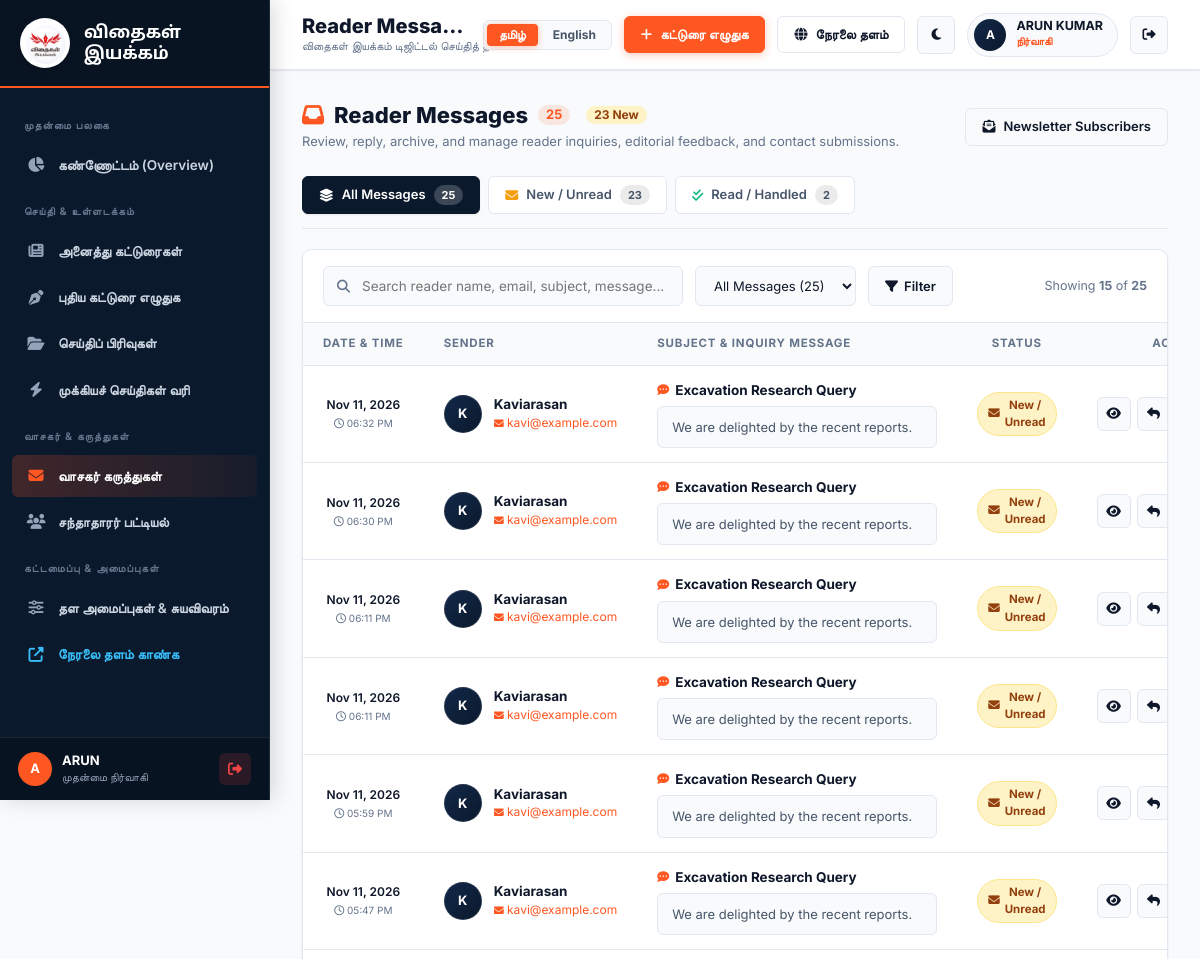
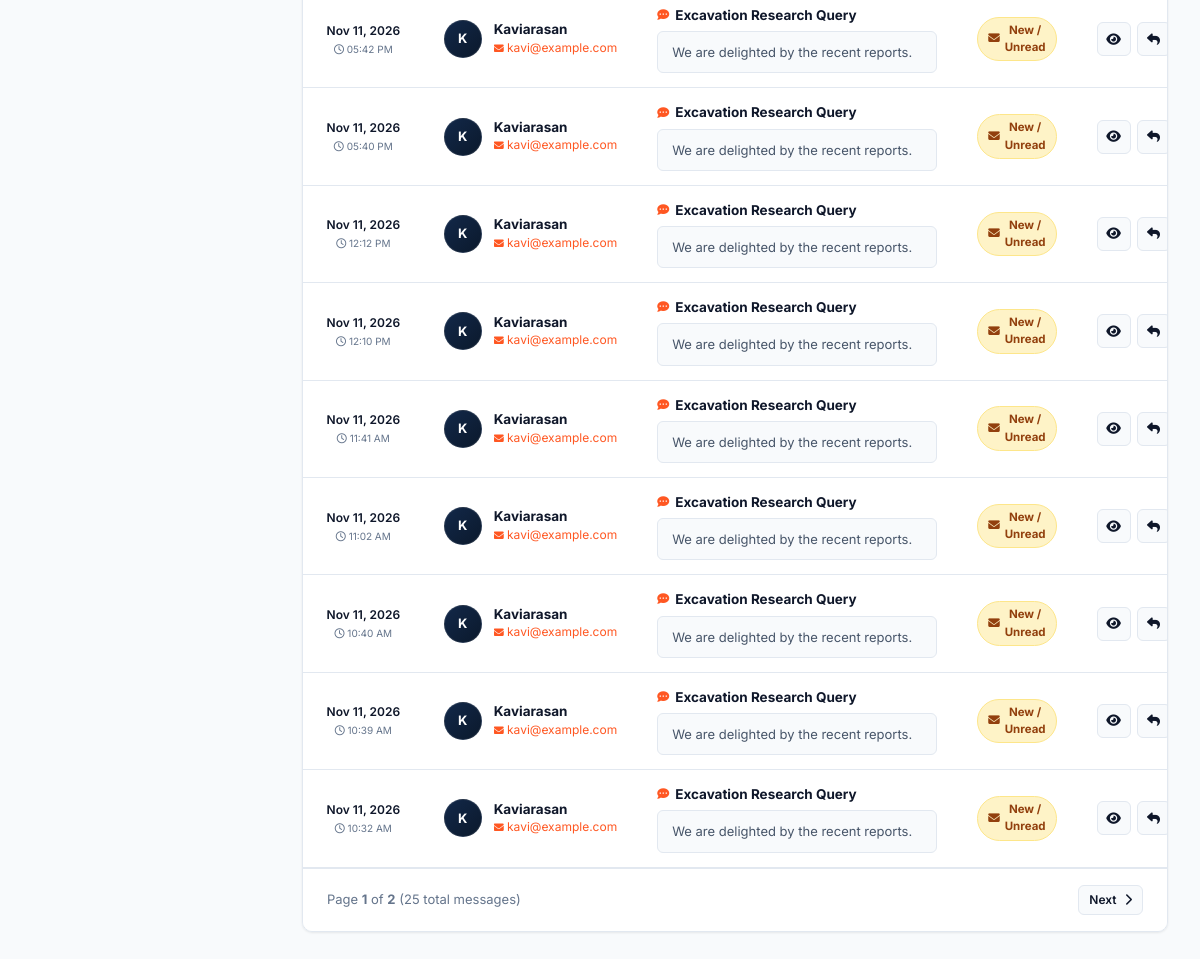
Screenshot of /admin/messages (signed in) with the database file from the repository (2 pictures, top to bottom).
### database/models.py (models this page shows)
class ContactMessage(db.Model):
    __tablename__ = "contact_messages"
    id = db.Column(db.Integer, primary_key=True)
    name = db.Column(db.String(100), nullable=False)
    email = db.Column(db.String(120), nullable=False)
    subject = db.Column(db.String(200), nullable=False)
    message = db.Column(db.Text, nullable=False)
    is_read = db.Column(db.Boolean, default=False)
    created_at = db.Column(db.DateTime, default=utc_now)

### routes/admin.py (the view, shortened to what this page needs)
@admin_bp.route("/messages")
@login_required
def messages():
    page = request.args.get("page", 1, type=int)
    filter_status = request.args.get("status", "").strip()
    q = request.args.get("q", "").strip()
    query = ContactMessage.query
    if filter_status == "unread":
        query = query.filter_by(is_read=False)
    elif filter_status == "read":
        query = query.filter_by(is_read=True)
    pagination = query.order_by(ContactMessage.created_at.desc()).paginate(
        page=page, per_page=15, error_out=False
    )
    total_count = ContactMessage.query.count()
    unread_count = ContactMessage.query.filter_by(is_read=False).count()
    read_count = ContactMessage.query.filter_by(is_read=True).count()
    return render_template(
        "admin/messages.html",
        messages=pagination.items,
        pagination=pagination,
        selected_status=filter_status,
        search_query=q,
        total_count=total_count,
        unread_count=unread_count,
        read_count=read_count,
    )

### templates/admin/messages.html (shortened to what this page needs)
{% extends 'admin/base_admin.html' %}
{% block page_title %}Reader Messages & Inquiries{% endblock %}
{% block admin_content %}
<div class="articles-header-bar">
  <div>
    <h2 class="section-title">
      <i class="fas fa-inbox" style="color: var(--accent-orange);"></i> Reader Messages
      <span class="tab-badge" style="background: rgba(255, 87, 34, 0.12); color: var(--accent-orange); font-size: 13px;">{{ total_count }}</span>
      {% if unread_count > 0 %}
      <span class="tab-badge" style="background: #fef3c7; color: #92400e; font-size: 12px; margin-left: 6px;">{{ unread_count }} New</span>
      {% endif %}
    </h2>
    <p class="section-subtitle">Review, reply, archive, and manage reader inquiries, editorial feedback, and contact submissions.</p>
  </div>
  <div style="display: flex; gap: 10px; align-items: center;">
    <a href="{{ url_for('admin.subscribers') }}" class="admin-btn admin-btn-outline" title="View Newsletter Subscribers">
      <i class="fas fa-envelope-open-text"></i> Newsletter Subscribers
    </a>
  </div>
</div>
<div class="article-status-tabs">
  <a href="{{ url_for('admin.messages', q=search_query) }}"
     class="status-tab-item {% if not selected_status %}active{% endif %}">
    <i class="fas fa-layer-group"></i> All Messages
    <span class="tab-badge">{{ total_count }}</span>
  </a>
  <a href="{{ url_for('admin.messages', status='unread', q=search_query) }}"
     class="status-tab-item {% if selected_status == 'unread' %}active{% endif %}">
    <i class="fas fa-envelope" style="color: #f59e0b;"></i> New / Unread
    <span class="tab-badge">{{ unread_count }}</span>
  </a>
  <a href="{{ url_for('admin.messages', status='read', q=search_query) }}"
     class="status-tab-item {% if selected_status == 'read' %}active{% endif %}">
    <i class="fas fa-check-double" style="color: #10b981;"></i> Read / Handled
    <span class="tab-badge">{{ read_count }}</span>
  </a>
</div>
<div class="card-table-wrap">
  <div class="articles-toolbar">
    <form action="{{ url_for('admin.messages') }}" method="GET" class="articles-filter-form">
      <div class="search-input-wrap">
        <input type="text" name="q" value="{{ search_query }}"
               placeholder="Search reader name, email, subject, message..."
               class="admin-input table-search-input">
      </div>
      <select name="status" class="admin-select toolbar-select" onchange="this.form.submit()">
        <option value="" {% if not selected_status %}selected{% endif %}>All Messages ({{ total_count }})</option>
      </select>
      <button type="submit" class="admin-btn admin-btn-secondary toolbar-btn">
        <i class="fas fa-filter"></i> Filter
      </button>
    </form>
    <div style="font-size: 12.5px; color: var(--admin-text-muted); white-space: nowrap;">
      Showing <strong>{{ messages|length }}</strong> of <strong>{{ pagination.total }}</strong>
    </div>
  </div>
  <table class="admin-table">
    <thead>
      <tr>
        <th style="width: 140px; text-align: center;">Date & Time</th>
        <th style="width: 220px;">Sender</th>
        <th style="min-width: 320px;">Subject & Inquiry Message</th>
        <th style="width: 130px; text-align: center;">Status</th>
        <th style="width: 130px; text-align: right;">Actions</th>
      </tr>
    </thead>
    <tbody>
      {% for m in messages %}
      <tr>
        <td style="text-align: center; white-space: nowrap;">
          <div class="message-date-meta">
            <strong>{{ m.created_at.strftime('%b %d, %Y') }}</strong>
            <small><i class="far fa-clock"></i> {{ m.created_at.strftime('%I:%M %p') }}</small>
          </div>
        </td>
        <td>
          <div class="message-sender-cell">
            <div class="sender-avatar-badge">
              {{ m.name[:1]|upper if m.name else '?' }}
            </div>
            <div class="sender-info-box">
              <div class="sender-name-text">{{ m.name }}</div>
              <a href="mailto:{{ m.email }}?subject=Re: {{ m.subject|urlencode }}" class="sender-email-link" title="{{ m.email }}">
                <i class="fas fa-envelope" style="font-size: 10px;"></i> {{ m.email }}
              </a>
            </div>
          </div>
        </td>
        <td>
          <div class="message-subject-line">
            <i class="fas fa-comment-dots" style="color: var(--accent-orange); font-size: 12px;"></i>
            <span>{{ m.subject }}</span>
          </div>
          <div class="message-bubble-card">
            {{ m.message }}
          </div>
        </td>
        <td style="text-align: center;">
          <button type="button"
                  class="status-badge {% if m.is_read %}published{% else %}draft{% endif %} toggle-message-read-btn"
                  data-id="{{ m.id }}"
                  title="Click to toggle read / unread status">
            {% if m.is_read %}
            <i class="fas fa-check-double"></i> Read
            {% else %}
            <i class="fas fa-envelope"></i> New / Unread
            {% endif %}
          </button>
        </td>
        <td style="text-align: right;">
          <div class="table-actions" style="justify-content: flex-end;">
            <button type="button"
                    class="table-action-btn view-btn open-view-message-modal-btn"
                    data-id="{{ m.id }}"
                    data-name="{{ m.name|e }}"
                    data-email="{{ m.email|e }}"
                    data-date="{{ m.created_at.strftime('%B %d, %Y at %I:%M %p') }}"
                    data-subject="{{ m.subject|e }}"
                    data-message="{{ m.message|e }}"
                    data-read="{% if m.is_read %}true{% else %}false{% endif %}"
                    title="View Full Inquiry">
              <i class="fas fa-eye"></i>
            </button>
            <a href="mailto:{{ m.email }}?subject=Re: {{ m.subject|urlencode }}"
               class="table-action-btn edit-btn"
               title="Reply via Email">
              <i class="fas fa-reply"></i>
            </a>
          </div>
        </td>
      </tr>
      {% endfor %}
    </tbody>
  </table>
  {% if pagination.pages > 1 %}
  <div class="table-pagination-footer">
    <span style="font-size: 13px; color: var(--admin-text-muted);">
      Page <strong>{{ pagination.page }}</strong> of <strong>{{ pagination.pages }}</strong> ({{ pagination.total }} total messages)
    </span>
    <div style="display: flex; gap: 6px;">
      {% if pagination.has_next %}
      <a href="{{ url_for('admin.messages', page=pagination.next_num, q=search_query, status=selected_status) }}"
         class="admin-btn admin-btn-secondary admin-btn-sm">
        Next <i class="fas fa-chevron-right"></i>
      </a>
      {% endif %}
    </div>
  </div>
  {% endif %}
</div>
{% endblock %}

### templates/admin/base_admin.html (shortened to what this page needs)
<!DOCTYPE html>
<html lang="en">
<head>
  <link rel="stylesheet" href="https://cdnjs.cloudflare.com/ajax/libs/font-awesome/6.5.1/css/all.min.css">
  <link rel="stylesheet" href="{{ url_for('static', filename='css/admin.css') }}">
</head>
<body class="admin-body">
  <aside class="admin-sidebar" id="admin-sidebar">
    <div class="sidebar-brand">
      <img src="{{ url_for('static', filename='images/logo.png') }}" alt="Vithaigal Iyakkam" class="sidebar-logo">
      <div class="sidebar-brand-text">
        {% if current_lang == 'ta' %}விதைகள் இயக்கம்{% else %}Vithaigal Iyakkam{% endif %}
      </div>
    </div>
    <ul class="sidebar-menu">
      <li class="menu-label">{% if current_lang == 'ta' %}முதன்மை பலகை{% else %}Main Dashboard{% endif %}</li>
      <li class="menu-item {% if request.endpoint == 'admin.dashboard' %}active{% endif %}">
        <a href="{{ url_for('admin.dashboard') }}">
          <i class="fas fa-chart-pie"></i>
          <span>{% if current_lang == 'ta' %}கண்ணோட்டம் (Overview){% else %}Dashboard Overview{% endif %}</span>
        </a>
      </li>
      <li class="menu-label">{% if current_lang == 'ta' %}செய்தி & உள்ளடக்கம்{% else %}Editorial Content{% endif %}</li>
      <li class="menu-item {% if request.endpoint in ['admin.articles', 'admin.edit_article'] %}active{% endif %}">
        <a href="{{ url_for('admin.articles') }}">
          <i class="fas fa-newspaper"></i>
          <span>{% if current_lang == 'ta' %}அனைத்து கட்டுரைகள்{% else %}All Articles{% endif %}</span>
        </a>
      </li>
      <li class="menu-item {% if request.endpoint == 'admin.add_article' %}active{% endif %}">
        <a href="{{ url_for('admin.add_article') }}">
          <i class="fas fa-pen-nib"></i>
          <span>{% if current_lang == 'ta' %}புதிய கட்டுரை எழுதுக{% else %}Write New Article{% endif %}</span>
        </a>
      </li>
      <li class="menu-item {% if request.endpoint == 'admin.categories' %}active{% endif %}">
        <a href="{{ url_for('admin.categories') }}">
          <i class="fas fa-folder-open"></i>
          <span>{% if current_lang == 'ta' %}செய்திப் பிரிவுகள்{% else %}News Categories{% endif %}</span>
        </a>
      </li>
      <li class="menu-item {% if request.endpoint == 'admin.breaking_news' %}active{% endif %}">
        <a href="{{ url_for('admin.breaking_news') }}">
          <i class="fas fa-bolt"></i>
          <span>{% if current_lang == 'ta' %}முக்கியச் செய்திகள் வரி{% else %}Breaking News Ticker{% endif %}</span>
        </a>
      </li>
      <li class="menu-label">{% if current_lang == 'ta' %}வாசகர் & கருத்துகள்{% else %}Audience & Feedback{% endif %}</li>
      <li class="menu-item {% if request.endpoint == 'admin.messages' %}active{% endif %}">
        <a href="{{ url_for('admin.messages') }}">
          <i class="fas fa-envelope"></i>
          <span>{% if current_lang == 'ta' %}வாசகர் கருத்துகள்{% else %}Reader Messages{% endif %}</span>
        </a>
      </li>
      <li class="menu-item {% if request.endpoint == 'admin.subscribers' %}active{% endif %}">
        <a href="{{ url_for('admin.subscribers') }}">
          <i class="fas fa-users"></i>
          <span>{% if current_lang == 'ta' %}சந்தாதாரர் பட்டியல்{% else %}Subscribers List{% endif %}</span>
        </a>
      </li>
      <li class="menu-label">{% if current_lang == 'ta' %}கட்டமைப்பு & அமைப்புகள்{% else %}Configuration{% endif %}</li>
      <li class="menu-item {% if request.endpoint == 'admin.settings' %}active{% endif %}">
        <a href="{{ url_for('admin.settings') }}">
          <i class="fas fa-sliders-h"></i>
          <span>{% if current_lang == 'ta' %}தள அமைப்புகள் & சுயவிவரம்{% else %}Settings & Profile{% endif %}</span>
        </a>
      </li>
      <li class="menu-item">
        <a href="{{ url_for('public.index') }}" target="_blank" class="live-portal-link">
          <i class="fas fa-external-link-alt"></i>
          <span>{% if current_lang == 'ta' %}நேரலை தளம் காண்க{% else %}Open Public Portal{% endif %}</span>
        </a>
      </li>
    </ul>
    <div class="sidebar-footer">
      <div class="sidebar-footer-user">
        <div class="user-avatar-mini">{{ (session.get('full_name', 'Admin'))[:1] }}</div>
        <div class="user-details-mini">
          <strong>{{ session.get('username', 'Admin') }}</strong>
          <small>{% if current_lang == 'ta' %}முதன்மை நிர்வாகி{% else %}{{ session.get('role', 'Super Admin')|title }}{% endif %}</small>
        </div>
      </div>
      <a href="{{ url_for('auth.logout') }}" class="sidebar-logout-btn" title="{% if current_lang == 'ta' %}வெளியேறு{% else %}Sign Out{% endif %}">
        <i class="fas fa-sign-out-alt"></i>
      </a>
    </div>
  </aside>
  <div class="admin-main-wrapper">
    <header class="admin-topbar">
      <div class="admin-topbar-left">
        <div class="admin-breadcrumb-group">
          <h1 class="admin-page-title">{% block page_title %}Dashboard{% endblock %}</h1>
          <span class="admin-breadcrumb-sub">{% if current_lang == 'ta' %}விதைகள் இயக்கம் டிஜிட்டல் செய்தித் தளம்{% else %}Vithaigal Iyakkam Digital Publishing Portal{% endif %}</span>
        </div>
      </div>
      <div class="admin-topbar-right">
        <div class="admin-lang-switch">
          <a href="{{ url_for('admin.set_language', lang='ta') }}"
             class="admin-lang-pill {% if current_lang == 'ta' %}active{% endif %}"
             title="தமிழுக்கு மாறுக">
            தமிழ்
          </a>
          <a href="{{ url_for('admin.set_language', lang='en') }}"
             class="admin-lang-pill {% if current_lang != 'ta' %}active{% endif %}"
             title="Switch to English">
            English
          </a>
        </div>
        <a href="{{ url_for('admin.add_article') }}" class="admin-btn admin-btn-primary">
          <i class="fas fa-plus"></i>
          <span>{% if current_lang == 'ta' %}கட்டுரை எழுதுக{% else %}Write Article{% endif %}</span>
        </a>
        <a href="{{ url_for('public.index') }}" target="_blank" class="admin-btn admin-btn-outline" title="View Public Website">
          <i class="fas fa-globe"></i>
          <span class="hide-mobile">{% if current_lang == 'ta' %}நேரலை தளம்{% else %}Live Portal{% endif %}</span>
        </a>
        <button type="button" class="admin-btn admin-btn-icon theme-toggle-btn" title="{% if current_lang == 'ta' %}வெளிச்சம் / இருள் பயன்முறை{% else %}Toggle Light / Dark Mode{% endif %}">
          <i class="fas fa-moon"></i>
        </button>
        <div class="admin-user-pill">
          <div class="user-avatar-circle">
            {{ (session.get('full_name', 'Admin'))[:1] }}
          </div>
          <div class="user-info-text">
            <span class="user-display-name">{{ session.get('full_name', 'Administrator') }}</span>
            <span class="user-display-role">{% if current_lang == 'ta' %}நிர்வாகி{% else %}{{ session.get('role', 'Super Admin')|title }}{% endif %}</span>
          </div>
        </div>
        <a href="{{ url_for('auth.logout') }}" class="admin-btn admin-btn-danger-outline admin-btn-icon" title="{% if current_lang == 'ta' %}வெளியேறு{% else %}Logout{% endif %}">
          <i class="fas fa-sign-out-alt"></i>
        </a>
      </div>
    </header>
    <main class="admin-content">
      {% block admin_content %}{% endblock %}
    </main>
  </div>
</body>
</html>

### rows the page displays
ContactMessage: created_at "Nov 11, 2026", created_at "06:32 PM", name "K", name "Kaviarasan", email "kavi@example.com", subject "Excavation Research Query", message "We are delighted by the recent reports.", is_read False (drawn)
ContactMessage: created_at "Nov 11, 2026", created_at "06:30 PM", name "K", name "Kaviarasan", email "kavi@example.com", subject "Excavation Research Query", message "We are delighted by the recent reports.", is_read False (drawn)
ContactMessage: created_at "Nov 11, 2026", created_at "06:11 PM", name "K", name "Kaviarasan", email "kavi@example.com", subject "Excavation Research Query", message "We are delighted by the recent reports.", is_read False (drawn)
ContactMessage: created_at "Nov 11, 2026", created_at "06:11 PM", name "K", name "Kaviarasan", email "kavi@example.com", subject "Excavation Research Query", message "We are delighted by the recent reports.", is_read False (drawn)
ContactMessage: created_at "Nov 11, 2026", created_at "05:59 PM", name "K", name "Kaviarasan", email "kavi@example.com", subject "Excavation Research Query", message "We are delighted by the recent reports.", is_read False (drawn)
ContactMessage: created_at "Nov 11, 2026", created_at "05:47 PM", name "K", name "Kaviarasan", email "kavi@example.com", subject "Excavation Research Query", message "We are delighted by the recent reports.", is_read False (drawn)
ContactMessage: created_at "Nov 11, 2026", created_at "05:42 PM", name "K", name "Kaviarasan", email "kavi@example.com", subject "Excavation Research Query", message "We are delighted by the recent reports.", is_read False (drawn)
ContactMessage: created_at "Nov 11, 2026", created_at "05:40 PM", name "K", name "Kaviarasan", email "kavi@example.com", subject "Excavation Research Query", message "We are delighted by the recent reports.", is_read False (drawn)
ContactMessage: created_at "Nov 11, 2026", created_at "12:12 PM", name "K", name "Kaviarasan", email "kavi@example.com", subject "Excavation Research Query", message "We are delighted by the recent reports.", is_read False (drawn)
ContactMessage: created_at "Nov 11, 2026", created_at "12:10 PM", name "K", name "Kaviarasan", email "kavi@example.com", subject "Excavation Research Query", message "We are delighted by the recent reports.", is_read False (drawn)
ContactMessage: created_at "Nov 11, 2026", created_at "11:41 AM", name "K", name "Kaviarasan", email "kavi@example.com", subject "Excavation Research Query", message "We are delighted by the recent reports.", is_read False (drawn)
ContactMessage: created_at "Nov 11, 2026", created_at "11:02 AM", name "K", name "Kaviarasan", email "kavi@example.com", subject "Excavation Research Query", message "We are delighted by the recent reports.", is_read False (drawn)
ContactMessage: created_at "Nov 11, 2026", created_at "10:40 AM", name "K", name "Kaviarasan", email "kavi@example.com", subject "Excavation Research Query", message "We are delighted by the recent reports.", is_read False (drawn)
ContactMessage: created_at "Nov 11, 2026", created_at "10:39 AM", name "K", name "Kaviarasan", email "kavi@example.com", subject "Excavation Research Query", message "We are delighted by the recent reports.", is_read False (drawn)
ContactMessage: created_at "Nov 11, 2026", created_at "10:32 AM", name "K", name "Kaviarasan", email "kavi@example.com", subject "Excavation Research Query", message "We are delighted by the recent reports.", is_read False (drawn)

### other values shown
{{ total_count }} "25"
{{ unread_count }} "23"
{{ read_count }} "2"
{{ messages|length }} "15"
{{ pagination.total }} "25"
{{ pagination.page }} "1"
{{ pagination.pages }} "2"
